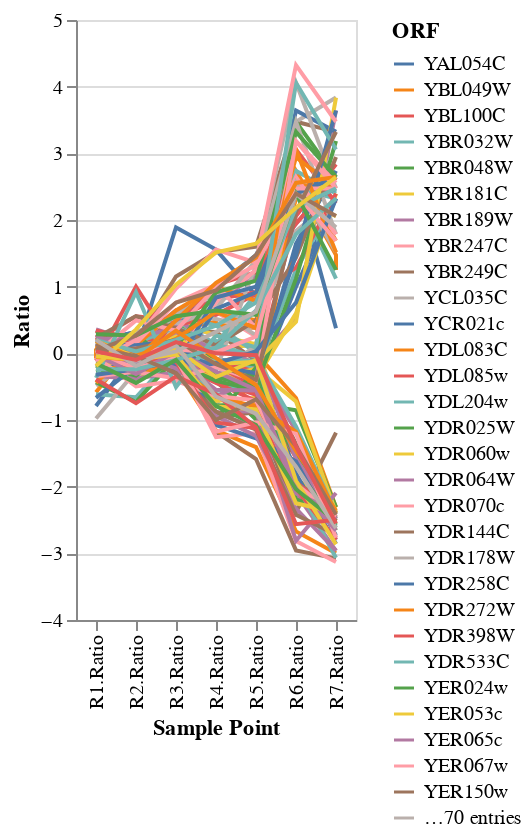

Here is the notebook cell this chart was saved with:
### Markdown cell above
### Redo the plot

### Code cell
plot_df = df_subset.set_index('ORF').drop('Name',axis=1).sample(n=100)
plot_df.columns.name = 'Sample Point'
plot_df = plot_df.stack().to_frame()
plot_df.columns=["Ratio"]
plot_df = plot_df.reset_index()
alt.Chart(plot_df).mark_line().encode(
    x='Sample Point:N',
    y='Ratio',
    color='ORF'
)

### Figure 1 — Vega-Lite specification as saved in the notebook (floating-point values rounded to 4 significant figures; data arrays with more than 128 entries replaced by an {"elided": "..."} marker saying what was removed)
{"config": {"view": {"continuousWidth": 300, "continuousHeight": 300}}, "data": {"name": "data-ed7470694018cc7d73582ec5c814b36a"}, "mark": {"type": "line"}, "encoding": {"color": {"field": "ORF", "type": "nominal"}, "x": {"field": "Sample Point", "type": "nominal"}, "y": {"field": "Ratio", "type": "quantitative"}}, "$schema": "https://vega.github.io/schema/vega-lite/v5.15.1.json", "datasets": {"data-ed7470694018cc7d73582ec5c814b36a": {"elided": "700 records"}}}
